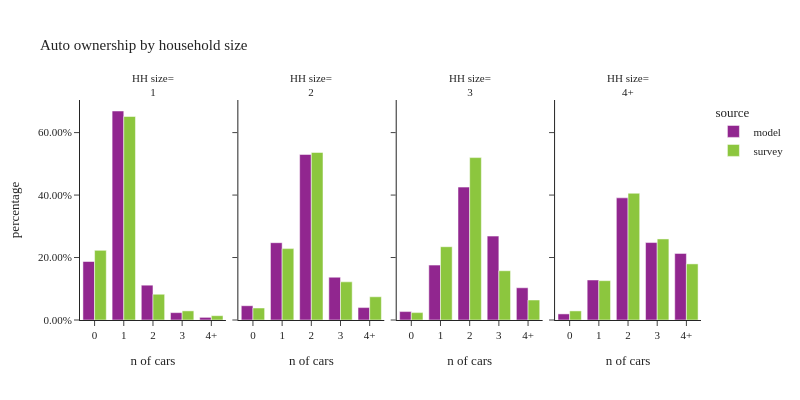

Here is the notebook cell this chart was saved with:
### Code cell
plot_auto(hh,'hhsize_4+','household size', 'HH size')

### Figure 1 — Plotly figure (JSON) as saved in the notebook; plotly's stock layout.template omitted (floating-point values rounded to 4 significant figures)
{"data": [{"alignmentgroup": "True", "customdata": [[90401], [323024], [53819], [11393], [4097]], "hovertemplate": "source=model<br>hhsize_4+=1<br>hhvehs_4+=%{x}<br>percentage=%{y}<br>sample count=%{customdata[0]}<extra></extra>", "legendgroup": "model", "marker": {"color": "#91268F", "pattern": {"shape": ""}}, "name": "model", "offsetgroup": "model", "orientation": "v", "showlegend": true, "textposition": "auto", "type": "bar", "x": ["0", "1", "2", "3", "4+"], "xaxis": "x", "y": [0.1873, 0.6692, 0.1115, 0.0236, 0.008487], "yaxis": "y"}, {"alignmentgroup": "True", "customdata": [[26642], [144245], [308930], [79842], [23168]], "hovertemplate": "source=model<br>hhsize_4+=2<br>hhvehs_4+=%{x}<br>percentage=%{y}<br>sample count=%{customdata[0]}<extra></extra>", "legendgroup": "model", "marker": {"color": "#91268F", "pattern": {"shape": ""}}, "name": "model", "offsetgroup": "model", "orientation": "v", "showlegend": false, "textposition": "auto", "type": "bar", "x": ["0", "1", "2", "3", "4+"], "xaxis": "x2", "y": [0.04571, 0.2475, 0.5301, 0.137, 0.03975], "yaxis": "y2"}, {"alignmentgroup": "True", "customdata": [[7350], [47888], [115942], [73204], [28120]], "hovertemplate": "source=model<br>hhsize_4+=3<br>hhvehs_4+=%{x}<br>percentage=%{y}<br>sample count=%{customdata[0]}<extra></extra>", "legendgroup": "model", "marker": {"color": "#91268F", "pattern": {"shape": ""}}, "name": "model", "offsetgroup": "model", "orientation": "v", "showlegend": false, "textposition": "auto", "type": "bar", "x": ["0", "1", "2", "3", "4+"], "xaxis": "x3", "y": [0.02697, 0.1757, 0.4255, 0.2686, 0.1032], "yaxis": "y3"}, {"alignmentgroup": "True", "customdata": [[7777], [51005], [155683], [98709], [84890]], "hovertemplate": "source=model<br>hhsize_4+=4+<br>hhvehs_4+=%{x}<br>percentage=%{y}<br>sample count=%{customdata[0]}<extra></extra>", "legendgroup": "model", "marker": {"color": "#91268F", "pattern": {"shape": ""}}, "name": "model", "offsetgroup": "model", "orientation": "v", "showlegend": false, "textposition": "auto", "type": "bar", "x": ["0", "1", "2", "3", "4+"], "xaxis": "x4", "y": [0.01954, 0.1281, 0.3911, 0.248, 0.2133], "yaxis": "y4"}, {"alignmentgroup": "True", "customdata": [[490], [912], [110], [22], [13]], "hovertemplate": "source=survey<br>hhsize_4+=1<br>hhvehs_4+=%{x}<br>percentage=%{y}<br>sample count=%{customdata[0]}<extra></extra>", "legendgroup": "survey", "marker": {"color": "#8CC63E", "pattern": {"shape": ""}}, "name": "survey", "offsetgroup": "survey", "orientation": "v", "showlegend": true, "textposition": "auto", "type": "bar", "x": ["0", "1", "2", "3", "4+"], "xaxis": "x", "y": [0.2229, 0.6516, 0.08246, 0.0292, 0.01382], "yaxis": "y"}, {"alignmentgroup": "True", "customdata": [[111], [515], [598], [128], [52]], "hovertemplate": "source=survey<br>hhsize_4+=2<br>hhvehs_4+=%{x}<br>percentage=%{y}<br>sample count=%{customdata[0]}<extra></extra>", "legendgroup": "survey", "marker": {"color": "#8CC63E", "pattern": {"shape": ""}}, "name": "survey", "offsetgroup": "survey", "orientation": "v", "showlegend": false, "textposition": "auto", "type": "bar", "x": ["0", "1", "2", "3", "4+"], "xaxis": "x2", "y": [0.0384, 0.2286, 0.5364, 0.1222, 0.07438], "yaxis": "y2"}, {"alignmentgroup": "True", "customdata": [[11], [120], [175], [62], [22]], "hovertemplate": "source=survey<br>hhsize_4+=3<br>hhvehs_4+=%{x}<br>percentage=%{y}<br>sample count=%{customdata[0]}<extra></extra>", "legendgroup": "survey", "marker": {"color": "#8CC63E", "pattern": {"shape": ""}}, "name": "survey", "offsetgroup": "survey", "orientation": "v", "showlegend": false, "textposition": "auto", "type": "bar", "x": ["0", "1", "2", "3", "4+"], "xaxis": "x3", "y": [0.02365, 0.2346, 0.52, 0.1577, 0.06403], "yaxis": "y3"}, {"alignmentgroup": "True", "customdata": [[11], [94], [203], [71], [44]], "hovertemplate": "source=survey<br>hhsize_4+=4+<br>hhvehs_4+=%{x}<br>percentage=%{y}<br>sample count=%{customdata[0]}<extra></extra>", "legendgroup": "survey", "marker": {"color": "#8CC63E", "pattern": {"shape": ""}}, "name": "survey", "offsetgroup": "survey", "orientation": "v", "showlegend": false, "textposition": "auto", "type": "bar", "x": ["0", "1", "2", "3", "4+"], "xaxis": "x4", "y": [0.02906, 0.126, 0.4058, 0.2595, 0.1797], "yaxis": "y4"}], "layout": {"annotations": [{"font": {}, "showarrow": false, "text": "HH size=<br>1", "x": 0.1175, "xanchor": "center", "xref": "paper", "y": 1, "yanchor": "bottom", "yref": "paper"}, {"font": {}, "showarrow": false, "text": "HH size=<br>2", "x": 0.3725, "xanchor": "center", "xref": "paper", "y": 1, "yanchor": "bottom", "yref": "paper"}, {"font": {}, "showarrow": false, "text": "HH size=<br>3", "x": 0.6275, "xanchor": "center", "xref": "paper", "y": 1, "yanchor": "bottom", "yref": "paper"}, {"font": {}, "showarrow": false, "text": "HH size=<br>4+", "x": 0.8825, "xanchor": "center", "xref": "paper", "y": 1, "yanchor": "bottom", "yref": "paper"}], "barmode": "group", "font": {"size": 11}, "height": 400, "legend": {"title": {"text": "source"}, "tracegroupgap": 0}, "title": {"text": "Auto ownership by household size"}, "width": 800, "xaxis": {"anchor": "y", "domain": [0, 0.235], "title": {"text": "n of cars"}}, "xaxis2": {"anchor": "y2", "domain": [0.255, 0.49], "matches": "x", "title": {"text": "n of cars"}}, "xaxis3": {"anchor": "y3", "domain": [0.51, 0.745], "matches": "x", "title": {"text": "n of cars"}}, "xaxis4": {"anchor": "y4", "domain": [0.765, 1.0], "matches": "x", "title": {"text": "n of cars"}}, "yaxis": {"anchor": "x", "domain": [0, 1], "tickformat": ".2%", "title": {"text": "percentage"}}, "yaxis2": {"anchor": "x2", "domain": [0, 1], "matches": "y", "showticklabels": false, "tickformat": ".2%"}, "yaxis3": {"anchor": "x3", "domain": [0, 1], "matches": "y", "showticklabels": false, "tickformat": ".2%"}, "yaxis4": {"anchor": "x4", "domain": [0, 1], "matches": "y", "showticklabels": false, "tickformat": ".2%"}}}
